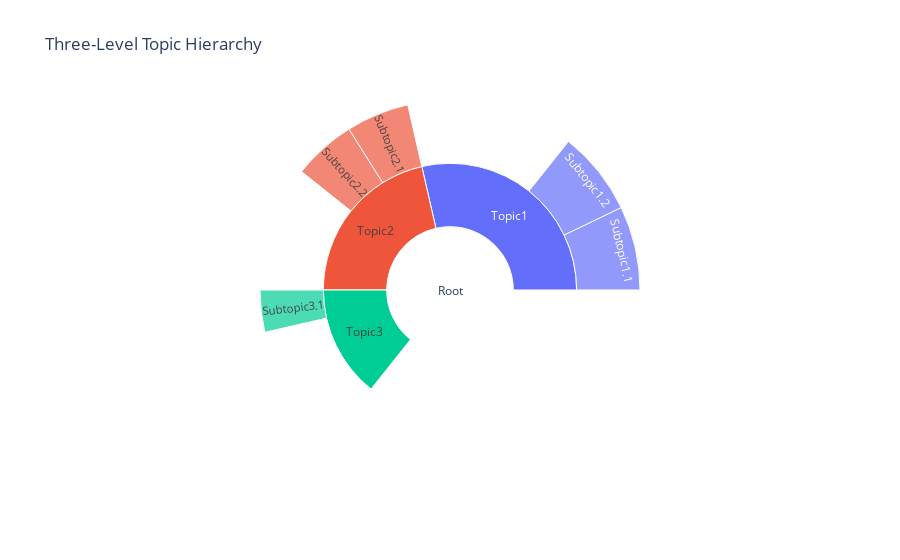

This figure's notebook cell:
### Code cell
import plotly.express as px
import pandas as pd

# Sample data for a 3-level topic hierarchy
data = pd.DataFrame({
    'parent': ["", "Root", "Root", "Root", "Topic1", "Topic1", "Topic2", "Topic2", "Topic3"],
    'labels': ["Root", "Topic1", "Topic2", "Topic3", "Subtopic1.1", "Subtopic1.2", "Subtopic2.1", "Subtopic2.2", "Subtopic3.1"],
    'values': [100, 40, 30, 30, 20, 20, 15, 15, 10]
})

# Create sunburst chart
fig = px.sunburst(
    data,
    names='labels',
    parents='parent',
    values='values',
    title="Three-Level Topic Hierarchy"
)

# Display chart
fig.show()

### Figure 1 — Plotly figure (JSON) as saved in the notebook; plotly's stock layout.template omitted (floating-point values rounded to 4 significant figures)
{"data": [{"domain": {"x": [0, 1], "y": [0, 1]}, "hovertemplate": "labels=%{label}<br>value=%{value}<br>parent=%{parent}<extra></extra>", "labels": ["Root", "Topic1", "Topic2", "Topic3", "Subtopic1.1", "Subtopic1.2", "Subtopic2.1", "Subtopic2.2", "Subtopic3.1"], "name": "", "parents": ["", "Root", "Root", "Root", "Topic1", "Topic1", "Topic2", "Topic2", "Topic3"], "type": "sunburst", "values": [100, 40, 30, 30, 20, 20, 15, 15, 10]}], "layout": {"autosize": true, "legend": {"tracegroupgap": 0}, "title": {"text": "Three-Level Topic Hierarchy"}}}
